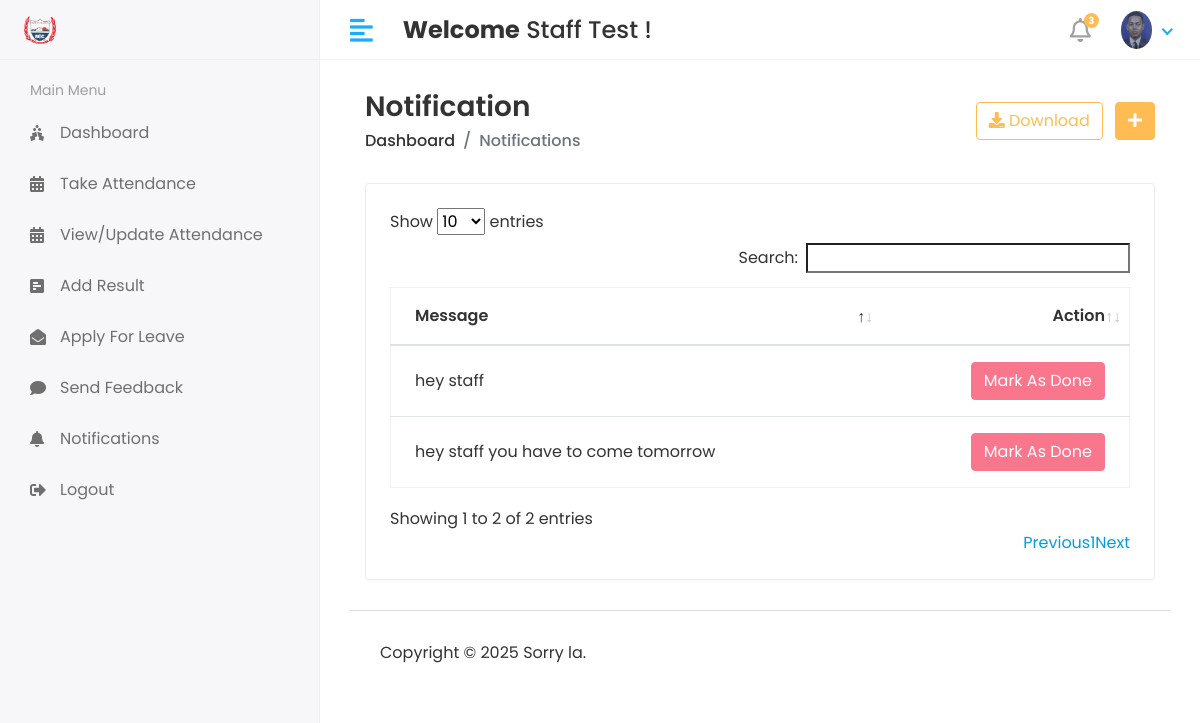
Page /staff/Notifications (signed in) on the committed database.
### smsapp/models.py (models this page shows, shortened)
class CustomUser(AbstractUser):
    USER = (
        (1,'HOD'),
        (2, 'STAFF'),
        (3, 'STUDENT'),
    )
    user_type = models.CharField(choices=USER, max_length=50, default=1)
    profile_pic = models.ImageField(upload_to='media/profile_pic')

class Staff_Notification(models.Model):
    staff_id = models.ForeignKey(Staff,on_delete=models.CASCADE)
    message = models.TextField()
    created_at = models.DateTimeField(auto_now_add=True)
    status = models.IntegerField(null=True,default=0)

### studentmanagementsystem/staff_views.py (the view)
# urls.py: path('staff/Notifications', staff_views.NOTIFICATION, name='notifications'),
@login_required(login_url='/')
def NOTIFICATION(request):
    staff = Staff.objects.filter(admin = request.user.id)
    for i in staff:
        staff_id = i.id
        notification = Staff_Notification.objects.filter(staff_id = staff_id)
        context = {
            'notification':notification,
        }
    return render(request,'staff/notification.html',context)

### templates/staff/notification.html (shortened to what this page needs)
{% extends 'base.html' %}
{% block content %}
        <div class="content container-fluid">
               <div class="page-header">
                  <div class="row align-items-center">
                     <div class="col">
                        <h3 class="page-title">Notification</h3>
                        <ul class="breadcrumb">
                           <li class="breadcrumb-item"><a href="index.html">Dashboard</a></li>
                           <li class="breadcrumb-item active">Notifications</li>
                        </ul>
                     </div>
                     <div class="col-auto text-right float-right ml-auto">
                        <a href="#" class="btn btn-outline-primary mr-2"><i class="fas fa-download"></i> Download</a>
                        <a href="add-student.html" class="btn btn-primary"><i class="fas fa-plus"></i></a>
                     </div>
                  </div>
               </div>
               <div class="row">
                  <div class="col-sm-12">
                     <div class="card card-table">
                        <div class="card-body">
                           <div class="table-responsive">
                              <table id="table_id" class="table table-hover table-center mb-0 ">
                                 <thead>
                                    <tr>
                                       <th>Message</th>
                                       <th class="text-right">Action</th>
                                    </tr>
                                 </thead>
                                 <tbody>
                                 {% for i in notification %}
                                    <tr>
                                       <td>{{i.message}}</td>
                                       <td class="text-right">
                                       <div class="actions">
                                         {% if i.status == 0 %}
                                         <a href="{% url 'staff_notification_mark_as_done' status=i.id %}" class="btn btn-danger">Mark As Done</a>
                                         {% else %}
                                        <button class="btn btn-danger" disabled="disabled">Mark As Done</button>
                                         {% endif %}
                                       </div>
                                       </td>
                                    </tr>
                                 {% endfor %}
                                 </tbody>
                              </table>
                           </div>
                        </div>
                     </div>
                  </div>
               </div>
            </div>
{% endblock %}

### templates/includes/header.html (shortened to what this page needs)
{% load static %}
<div class="header">
   <div class="header-left">
    <a href="#" class="logo">
        <img src="{% static 'assets/img2/big.png' %}" alt="Logo">
    </a>
</div>
            <a href="javascript:void(0);" id="toggle_btn">
            <i class="fas fa-align-left"></i>
            </a>
            <div class="top-nav-search mt-3">
               <h4><strong>Welcome</strong>&nbsp<span>{{ user.first_name }} {{ user.last_name }}</span>&nbsp!</h4>
            </div>
            <ul class="nav user-menu">
               <li class="nav-item dropdown noti-dropdown">
                  <a href="#" class="dropdown-toggle nav-link" data-toggle="dropdown">
                  <i class="far fa-bell"></i> <span class="badge badge-pill">3</span>
                  </a>
               </li>
               <li class="nav-item dropdown has-arrow">
                  <a href="#" class="dropdown-toggle nav-link" data-toggle="dropdown">
                     {% if user.profile_pic == "" %}
                  <span class="user-img"><img class="rounded-circle" src="static 'assets/img/noimages" width="31" alt="Ryan Taylor"></span>
                     {% else %}
                  <span class="user-img"><img class="rounded-circle" src="/{{user.profile_pic}}" width="31" alt="Ryan Taylor"></span>
                  {% endif %}
                  </a>
               </li>
            </ul>
         </div>

### static/assets/css/style.css (style rules this page uses)
html { height: 100%; }
body { background-color: #fff; color: #333; font-family: 'Poppins', sans-serif; font-size: 1rem; height: 100%; line-height: 1.5; overflow-x: hidden; }
h1, h2, h3, h4, h5, h6 { font-family: 'Poppins', sans-serif; margin-top: 0; }
a { color: #009ce7; }
input, button, a { transition: all 0.4s ease; -moz-transition: all 0.4s ease; -o-transition: all 0.4s ease; -ms-transition: all 0.4s ease; -webkit-transition: all 0.4s ease; }
input, input:focus, button, button:focus { outline: none; }
ul, ol { padding: 0px; list-style: none; }
.table { color: #333; max-width: 100%; margin-bottom: 0; width: 100%; }
.table.dataTable { border-collapse: collapse !important; border: 1px solid rgba(0, 0, 0, 0.05); }
.table thead tr th { font-weight: 600; }
.table tbody tr { border-bottom: 1px solid rgba(0, 0, 0, 0.05); }
.table.table-center td, .table.table-center th { vertical-align: middle; }
.card-table .card-body .table > thead > tr > th { border-top: 0; }
.card-table .card-body .table tr td:first-child, .card-table .card-body .table tr th:first-child { padding-left: 1.5rem; }
.card-table .card-body .table tr td:last-child, .card-table .card-body .table tr th:last-child { padding-right: 1.5rem; }
.card-table .table td, .card-table .table th { border-top: 1px solid #e2e5e8; padding: 1rem 0.75rem; white-space: nowrap; }
.btn-primary { background-color: #FFBC53; border: 1px solid #FFBC53; }
.btn-danger { background-color: #e84646; border: 1px solid #e84646; }
.btn-danger.disabled, .btn-danger:disabled { background-color: #f62d51; border-color: #f62d51; color: #fff; }
.btn-outline-primary { color: #FFBC53; border-color: #FFBC53; }
.card { border: 1px solid #ececf5; box-shadow: 0 1px 3px 0 rgba(0, 0, 0, 0.03); margin-bottom: 1.875rem; }
.card-body { padding: 1.5rem; }
.header { background-color: #fff; border-bottom: 1px solid #f3f3f4; left: 0; position: fixed; right: 0; top: 0; z-index: 1001; height: 60px; }
.header .header-left { float: left; height: 60px; padding: 0 20px; position: relative; width: 320px; z-index: 1; transition: all 0.2s ease-in-out; background-color: #f7f7fa; border-bottom: 1px solid #efefef; border-right: 1px solid #ececf5; display: flex; align-items: center; }
.header .header-left .logo { display: inline-block; line-height: 60px; }
.header .header-left .logo img { max-height: 40px; width: auto; }
.header .dropdown-toggle:after { display: none; }
.header .has-arrow .dropdown-toggle:after { border-top: 0; border-left: 0; border-bottom: 2px solid #18aefa; border-right: 2px solid #18aefa; content: ''; height: 8px; display: inline-block; pointer-events: none; -webkit-transform-origin: 66% 66%; -ms-transform-origin: 66% 66%; transform-origin: 66% 66%; -webkit-transform: rotate(45deg); -ms-transform: rotate(45deg); transform: rotate(45deg); -webkit-transition: all 0.15s ease-in-out; transition: all 0.15s ease-in-out; width: 8px; vertical-align: 0px; }
.user-menu { float: right; margin: 0; position: relative; z-index: 99; padding-right: 15px; }
.user-menu.nav > li > a { color: #a0a0a0; font-size: 14px; line-height: 58px; padding: 0 15px; height: 60px; }
.user-img { margin-right: 3px; position: relative; }
.top-nav-search { float: left; margin-left: 15px; }
.page-header { margin-bottom: 1.875rem; }
.page-header .breadcrumb { background-color: transparent; color: #6c757d; font-size: 1rem; font-weight: 500; margin-bottom: 0; padding: 0; }
.page-header .breadcrumb a { color: #333; }
.page-title { font-size: 28px; font-weight: 600; color: #333; margin-bottom: 5px; }
.user-menu.nav > li > a .badge { background-color: #FFBC53; display: block; font-size: 10px; font-weight: bold; height: 15px; width: 15px; position: absolute; right: 7px; top: 13px; color: #fff; padding: 3px; }
.user-menu.nav > li > a > i { font-size: 1.5rem; line-height: 60px; }
@media (min-width: 992px) { #toggle_btn { align-items: center; color: #18aefa; display: inline-flex; float: left; font-size: 26px; height: 60px; justify-content: center; margin-left: 15px; padding: 0 15px; } }

### rows in the picture
CustomUser: first_name "Staff", last_name "Test", profile_pic (picture)
Staff_Notification: message "hey staff", status "Mark As Done"
Staff_Notification: message "hey staff you have to come tomorrow", status "Mark As Done"
